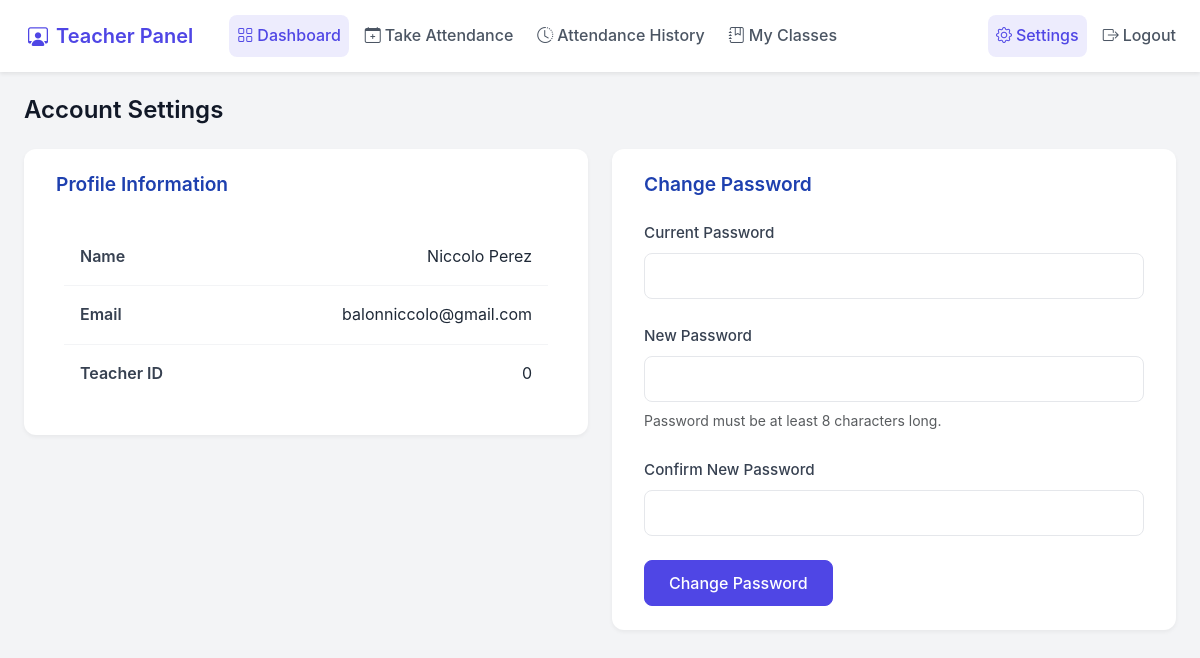
Screenshot of /teacher/settings/index.php (signed in) with the database file from the repository.
### tables this page shows
CREATE TABLE `teachers` (
  `Teacher_id` int(11) NOT NULL,
  `first_name` varchar(255) DEFAULT NULL,
  `last_name` varchar(255) DEFAULT NULL,
  `user_id` int(11) NOT NULL,
  `email` varchar(255) DEFAULT NULL,
  `created_at` timestamp NOT NULL DEFAULT current_timestamp()
);

### teacher/settings/index.php (the view, shortened to what this page needs)
<?php
$conn = connectDB();
$teacher_id = $_SESSION['teacher_id'];
$stmt = $conn->prepare("SELECT * FROM teachers WHERE Teacher_id = ?");
$stmt->bind_param("i", $teacher_id);
$stmt->execute();
$teacher = $stmt->get_result()->fetch_assoc();
?>
<!DOCTYPE html>
<html lang="en">
<head>
    <link href="https://cdn.jsdelivr.net/npm/bootstrap@5.3.0/dist/css/bootstrap.min.css" rel="stylesheet">
    <link href="/Beta_attendance_system/assets/css/main.css" rel="stylesheet">
    <link href="/Beta_attendance_system/assets/css/teacher-pages.css" rel="stylesheet">
</head>
<body>
    <?php include '../../app/includes/teacher_navbar.php'; ?>
    <div class="container mt-4">
        <h2 class="page-header">Account Settings</h2>
        <div class="row g-4">
            <div class="col-md-6">
                <div class="content-card">
                    <div class="card-body">
                        <h5 class="card-title mb-4">Profile Information</h5>
                        <div class="profile-info">
                            <div class="info-item">
                                <strong>Name</strong>
                                <span><?php echo htmlspecialchars($teacher['first_name'] . ' ' . $teacher['last_name']); ?></span>
                            </div>
                            <div class="info-item">
                                <strong>Email</strong>
                                <span><?php echo htmlspecialchars($teacher['email']); ?></span>
                            </div>
                            <div class="info-item">
                                <strong>Teacher ID</strong>
                                <span><?php echo htmlspecialchars($teacher['Teacher_id']); ?></span>
                            </div>
                        </div>
                    </div>
                </div>
            </div>
            <div class="col-md-6">
                <div class="content-card">
                    <div class="card-body">
                        <h5 class="card-title mb-4">Change Password</h5>
                        <form method="POST" onsubmit="return validatePassword()">
                            <div class="mb-4">
                                <label for="current_password" class="form-label">Current Password</label>
                                <input type="password" class="form-control" id="current_password" name="current_password" required>
                            </div>
                            <div class="mb-4">
                                <label for="new_password" class="form-label">New Password</label>
                                <input type="password" class="form-control" id="new_password" name="new_password" required>
                                <div class="form-text text-muted">Password must be at least 8 characters long.</div>
                            </div>
                            <div class="mb-4">
                                <label for="confirm_password" class="form-label">Confirm New Password</label>
                                <input type="password" class="form-control" id="confirm_password" name="confirm_password" required>
                            </div>
                            <button type="submit" name="change_password" class="btn btn-primary px-4">Change Password</button>
                        </form>
                    </div>
                </div>
            </div>
        </div>
    </div>
</body>
</html>

### assets/css/main.css (style rules this page uses)
:root { --primary-color: #4f46e5; --secondary-color: #4338ca; --text-color: #1f2937; --light-bg: #f3f4f6; --white: #ffffff; --shadow: 0 4px 6px -1px rgba(0, 0, 0, 0.1); }
* { margin: 0; padding: 0; box-sizing: border-box; }
body { font-family: 'Inter', -apple-system, BlinkMacSystemFont, sans-serif; line-height: 1.6; color: var(--text-color); background-color: var(--light-bg); }
.container { width: 100%; max-width: 1600px; margin: 0 auto; padding: 0 1.5rem; }
.btn { padding: 0.75rem 1.5rem; font-weight: 500; border-radius: 0.5rem; transition: all 0.3s ease; }
.btn-primary { background-color: var(--primary-color); border-color: var(--primary-color); }

### assets/css/teacher-pages.css (style rules this page uses)
.page-header { font-size: 1.5rem; font-weight: 600; color: #111827; margin-bottom: 1.5rem; }
.content-card { background: white; border: none; border-radius: 12px; box-shadow: 0 2px 4px rgba(0,0,0,0.05); width: 100%; margin: 0; }
.content-card .card-body { padding: 1.5rem 2rem; width: 100%; }
.profile-info { padding: 0.5rem; }
.info-item { padding: 1rem; border-bottom: 1px solid #f3f4f6; display: flex; justify-content: space-between; align-items: center; }
.info-item:last-child { border-bottom: none; }
.info-item strong { color: #374151; font-weight: 600; min-width: 100px; }
.info-item span { color: #1f2937; font-size: 1rem; }
.content-card .card-title { color: #1e40af; font-size: 1.2rem; font-weight: 600; }
.content-card .form-label { color: #374151; font-weight: 500; font-size: 0.95rem; }
.content-card .form-control { border-radius: 8px; padding: 0.625rem 1rem; border-color: #e5e7eb; transition: all 0.2s; }
.content-card .btn-primary { background-color: #4f46e5; border-color: #4f46e5; padding: 0.625rem 1.5rem; font-weight: 500; border-radius: 8px; transition: all 0.2s; }
.content-card .form-text { color: #6b7280; font-size: 0.875rem; margin-top: 0.5rem; }

### assets/css/navbar.css (style rules this page uses)
:root { --navbar-bg: #ffffff; --navbar-shadow: 0 2px 4px rgba(0, 0, 0, 0.08); --navbar-link: #4b5563; --navbar-hover: #4f46e5; --navbar-active: #4f46e5; --admin-primary: #212529; --teacher-primary: #4f46e5; --dropdown-shadow: 0 4px 6px -1px rgba(0, 0, 0, 0.1); }

### rows the page displays
teachers: first_name+last_name "Niccolo Perez", email "balonniccolo@gmail.com", Teacher_id "0"
